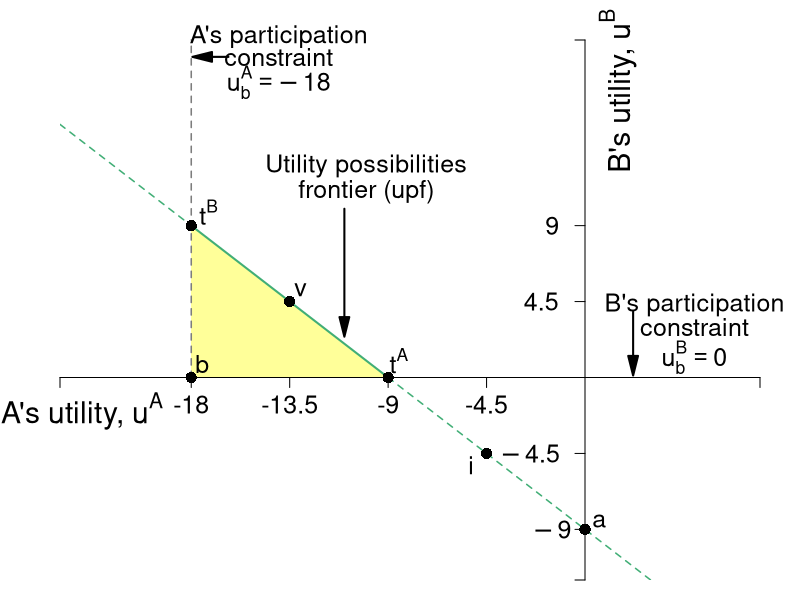

Source code (R):
require(shape)
pdf(file = "what_can_markets_do/upf_bargaining_coase_weighted.pdf", width = 9, height = 7)

#Set parameters for graphics
axislabelsize <- 1.8
labelsize <- 1.5
namesize <- 1.8
annotatesize <- 1.5
graphlinewidth <- 2
segmentlinewidth <- 1.5

COL <- c("#7fc97f", "#beaed4", "#fdc086", "#ffff99", "#386cb0", "#f0027f", "#bf5b17", "#666666")
COLA <- c("#e0f3db", "#99d8c9","#66c2a4","#41ae76", "#238b45", "#005824")
COLB <- c("#c6dbef", "#4eb3d3", "#2b8cbe", "#0868ac","#084081")
COLC <- c("#fcfbfd", "#efedf5", "#dadaeb", "#bcbddc", "#9e9ac8", "#807dba", "#6a51a3", "#54278f", "#3f007d")
grays <- gray.colors(25, start = 1, end = 0, alpha = 1)

par(mar =  c(1, 3, 2, 2))
xlims <- c(-24, 8)
ylims <- c(-12, 20)

upf <- function(uA, intercept = -9, slope = 1){
  intercept - slope*uA
}


#Plot command 
plot(40, 40, xlim = xlims, ylim = ylims, 
     type = "n",
     xlab = expression(paste("")),
     ylab = expression(paste("")), 
     axes = FALSE,
     # xlab = expression(paste("Bob's Payoff, ", u^B)),
     # ylab = expression(paste("Alfredo's Payoff, ", u^A)),
     #xaxt = "n", 
     #yaxt = "n", 
     cex.lab = axislabelsize, 
     bty = "n", 
     xaxs="i", 
     yaxs="i"
)


#Rent polygon
xrent <- c(-18, -18, -9, -18)
yrent <- c(0, 9, 0, 0)
polygon(xrent, yrent, col = COL[4], density = NULL, border = NA)

#Customize ticks and labels for the plot
# ticksy <- seq(ylims[1], ylims[2], 1)
# ylabels <- seq(ylims[1], ylims[2], 1)
# ticksx <- seq(xlims[1], xlims[2], 1)
# xlabels <- seq(xlims[1], xlims[2], 1)
ticksy <- c(ylims[1], -9, -4.5, 4.5, 9, ylims[2])
ylabels <- c(NA, NA, NA, NA, NA, NA)
ticksx <- c(xlims[1], -18, -13.5, -9, -4.5, xlims[2])
xlabels <- c(NA, -18, -13.5, -9, -4.5, NA)
axis(1, at = ticksx, pos = 0, labels = xlabels, cex.axis = labelsize)
axis(2, at = ticksy, pos = 0, labels = ylabels, las = 1, cex.axis = labelsize)
#Axis labels
text(xlims[1] + 1, -2, expression(paste("A's utility, ", u^A)), xpd = TRUE, cex = axislabelsize) 
text(1.5, ylims[2] - 3, expression(paste("B's utility, ", u^B)), xpd = TRUE, cex = axislabelsize, srt = 90) 


#Label 2.25 and 4.5
text(-2, 4.5, expression(paste(4.5)), xpd = TRUE, cex = labelsize) 
text(-1.5, 9, expression(paste(9)), xpd = TRUE, cex = labelsize) 
text(-2.5, -4.5 , expression(paste(-4.5)), xpd = TRUE, cex = labelsize) 
text(-1.5, -9 , expression(paste(-9)), xpd = TRUE, cex = labelsize) 
#text(-4.5, 0.5 , expression(paste(-4.5)), xpd = TRUE, cex = labelsize) 


npts <- 500 
xx1 <- seq(xlims[1], -18, length.out = npts)
xx2 <- seq(-18, -9, length.out = npts)
xx3 <- seq(-9, xlims[2], length.out = npts)
lines(xx1, upf(xx1), col = COLA[4], lwd = segmentlinewidth, lty = 2)
lines(xx2, upf(xx2), col = COLA[4], lwd = graphlinewidth)
lines(xx3, upf(xx3), col = COLA[4], lwd = segmentlinewidth, lty = 2)



#Lines for the coordinates of the Nash equilbrium
#text(-15.8, -7, expression(paste("Economic rents, or")), cex = labelsize)
# text(-15.8, -9, expression(paste("Bargaining set")), cex = labelsize)
# Arrows(-15.8, -6, -15.8, 1, col = "black", lty = 1, lwd = 2, arr.type = "triangle")

#Label the UPF
#text(-9, 18, expression(paste("Utility possibilities frontier, or")), cex = labelsize)
#text(-9, 16, expression(paste("bargaining frontier")), cex = labelsize)
text(-10, 12.5, expression(paste("Utility possibilities")), cex = labelsize)
text(-10, 11, expression(paste("frontier (upf)")), cex = labelsize)

Arrows(-11, 10, -11, 3, col = "black", lty = 1, lwd = 2, arr.type = "triangle")

#Lines for Fallback positions
segments(-18, 0, -18, ylims[2], lty = 2, col = grays[20], lwd = segmentlinewidth, xpd = TRUE)
text(-14, 20.2, expression(paste("A's participation")), cex = labelsize, xpd = TRUE)
text(-14, 19, expression(paste("constraint")), cex = labelsize, xpd = TRUE)
text(-14, 17.5, expression(paste(u[b]^A == -18)), cex = labelsize, xpd = TRUE)
Arrows(-16.3, 19, -17.5, 19, col = "black", lty = 1, lwd = 2, arr.type = "triangle")


text(5, 4.3, expression(paste("B's participation")), cex = labelsize, xpd = TRUE)
text(5, 3, expression(paste("constraint")), cex = labelsize, xpd = TRUE)
text(5, 1.2, expression(paste(u[b]^B == 0)), cex = labelsize, xpd = TRUE)
Arrows(2.2, 3.9, 2.2, 0.7, col = "black", lty = 1, lwd = 2, arr.type = "triangle")


#Add points

points(0, -9, pch = 16, col = "black", cex = 1.5)
text(0.65, -8.5, expression(paste(a)), cex = labelsize)


points(-9, 0, pch = 16, col = "black", cex = 1.5)
text(-8.5, 1, expression(paste(t^A)), cex = labelsize)

points(-18, 9, pch = 16, col = "black", cex = 1.5)
text(-17.2, 9.8, expression(paste(t^B)), cex = labelsize)

points(-13.5, 4.5, pch = 16, col = "black", cex = 1.5)
text(-13, 5.2, expression(paste(v)), cex = labelsize)

points(-18, 0, pch = 16, col = "black", cex = 1.5)
text(-17.5, 0.8, expression(paste(b)), cex = labelsize)



points(-4.5, -4.5, pch = 16, col = "black", cex = 1.5)
text(-5.2, -5.2, expression(paste(i)), cex = labelsize)



dev.off()
